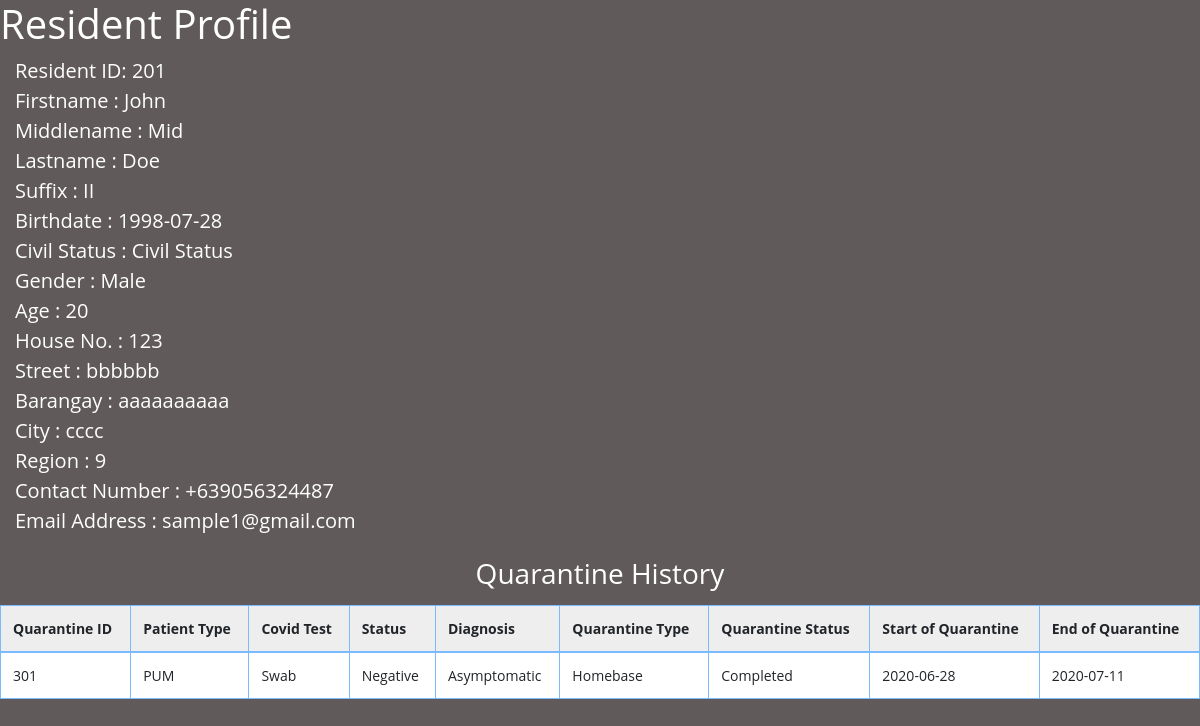
Screenshot of /resident-profile.php?ResidentID=201 with the database file from the repository.
### tables this page shows
CREATE TABLE `tbl_resident` (
  `residentID` int(8) NOT NULL AUTO_INCREMENT,
  `residentFname` varchar(20) NOT NULL,
  `residentMname` varchar(20) NOT NULL,
  `residentLname` varchar(20) NOT NULL,
  `residentSuffix` varchar(20) DEFAULT NULL,
  `residentGender` varchar(20) NOT NULL,
  `residentBirthdate` date NOT NULL,
  `residentAge` int(3) NOT NULL,
  `residentCivilStatus` varchar(20) NOT NULL,
  `residentHouseno` int(20) DEFAULT NULL,
  `residentStreet` varchar(20) NOT NULL,
  `residentBrgy` varchar(20) NOT NULL,
  `residentCity` varchar(20) NOT NULL,
  `residentRegion` int(8) NOT NULL,
  `residentPhone` varchar(20) NOT NULL,
  `residentEmail` varchar(30) NOT NULL,
  PRIMARY KEY (`residentID`)
);

CREATE TABLE `tbl_patient` (
  `patientQrtnID` int(8) NOT NULL AUTO_INCREMENT,
  `residentID` int(8) NOT NULL,
  `patientTest` varchar(10) NOT NULL,
  `patientStatus` varchar(10) NOT NULL,
  `patientType` varchar(10) NOT NULL,
  `patientQrtnType` varchar(20) NOT NULL,
  `patientQrtnStatus` varchar(20) NOT NULL,
  `patientQrtnStart` date NOT NULL,
  `patientQrtnEnd` date NOT NULL,
  `patientDiagnosis` varchar(30) NOT NULL,
  PRIMARY KEY (`patientQrtnID`),
  KEY `residentIDFK` (`residentID`),
  CONSTRAINT `residentIDFK` FOREIGN KEY (`residentID`) REFERENCES `tbl_resident` (`residentID`) ON UPDATE CASCADE
);

### resident-profile.php (called while the page is built)
<?php
    include("includes/template/header.php");
    include_once('utilities/dbconnect.php');
    include("includes/template/resident-content.php");
    include("includes/template/footer.php");
?>

### includes/template/resident-content.php (the view)
<?php
    $ResidentID=$_GET['ResidentID'];
    $sql = "SELECT * FROM tbl_resident WHERE residentID = '$ResidentID'";
    $data = mysqli_query($conn, $sql);
    $fetchdata = mysqli_fetch_assoc($data);
?>
<h1 style="color: #ffffff;">Resident Profile</h1>
<div class="container-fluid" style="color: #ffffff;font-size: 20px;">
    Resident ID:
    <?= $fetchdata['residentID']; ?><br>
    Firstname :
    <?= $fetchdata['residentFname']; ?><br>
    Middlename :
    <?= $fetchdata['residentMname']; ?><br>
    Lastname :
    <?= $fetchdata['residentLname']; ?><br>
    Suffix :
    <?= $fetchdata['residentSuffix']; ?><br>
    Birthdate :
    <?= $fetchdata['residentBirthdate']; ?><br>
    Civil Status :
    <?= $fetchdata['residentCivilStatus']; ?><br>
    Gender :
    <?= $fetchdata['residentGender']; ?><br>
    Age :
    <?= $fetchdata['residentAge']; ?><br>
    House No. :
    <?= $fetchdata['residentHouseno']; ?><br>
    Street :
    <?= $fetchdata['residentStreet']; ?><br>
    Barangay :
    <?= $fetchdata['residentBrgy']; ?><br>
    City :
    <?= $fetchdata['residentCity']; ?><br>
    Region :
    <?= $fetchdata['residentRegion']; ?><br>
    Contact Number :
    <?= $fetchdata['residentPhone']; ?><br>
    Email Address :
    <?= $fetchdata['residentEmail']; ?><br>
</div>
<br><h3 style="color: #ffffff;text-align: center;">Quarantine History</h3>
<div>
    <table id="data" class="table table-primary">
        <thead>
            <tr>
                <th>Quarantine ID</th>
                <th>Patient Type</th>
                <th>Covid Test</th>
                <th>Status</th>
                <th>Diagnosis</th>
                <th>Quarantine Type</th>
                <th>Quarantine Status</th>
                <th>Start of Quarantine</th>
                <th>End of Quarantine</th>
            </tr>
        </thead>
        <tbody>
            <?php
                $sql = "SELECT * FROM tbl_patient WHERE residentID = '$ResidentID'";
                $result = mysqli_query($conn, $sql);
                if(mysqli_num_rows($result) > 0){
                    while($row = mysqli_fetch_assoc($result)){
            ?>
                        <tr>
                            <td><?= $row['patientQrtnID']; ?></td>
                            <td><?= $row['patientType']; ?></td>
                            <td><?= $row['patientTest']; ?></td>
                            <td><?= $row['patientStatus']; ?></td>
                            <td><?= $row['patientDiagnosis']; ?></td>
                            <td><?= $row['patientQrtnType']; ?></td>
                            <td><?= $row['patientQrtnStatus']; ?></td>
                            <td><?= $row['patientQrtnStart']; ?></td>
                            <td><?= $row['patientQrtnEnd']; ?></td>
                        </tr>
            <?php
                    }
                }
            ?>
        </tbody>
    </table>
</div>

### css/styles.css (style rules this page uses)
body { margin: 20px; font-family: "Ubuntu", "Trebuchet MS", sans-serif; font-size: 14px; background-color: #f06868; }
table { border-collapse: collapse; margin: 1em 0; }
th, td { padding: 5px 10px; border: 1px solid #999; }
th { background-color: #eee; padding: 10px; }
tr:nth-child(odd) > td { background-color: #ffffff; }
tr.odd > td { background-color: #ffffff; }

### includes/template/header.php (style rules this page uses)
body { margin: 0; background-color: #fafafa; font-family: 'Open Sans'; }

### rows the page displays
tbl_resident: residentID "201", residentFname "John", residentMname "Mid", residentLname "Doe", residentSuffix "II", residentBirthdate "1998-07-28", residentCivilStatus "Civil Status", residentGender "Male", residentAge "20", residentHouseno "123", residentStreet "bbbbbb", residentBrgy "aaaaaaaaaa", residentCity "cccc", residentRegion "9", residentPhone "+639056324487", residentEmail "sample1@gmail.com"
tbl_patient: patientQrtnID "301", patientType "PUM", patientTest "Swab", patientStatus "Negative", patientDiagnosis "Asymptomatic", patientQrtnType "Homebase", patientQrtnStatus "Completed", patientQrtnStart "2020-06-28", patientQrtnEnd "2020-07-11"
